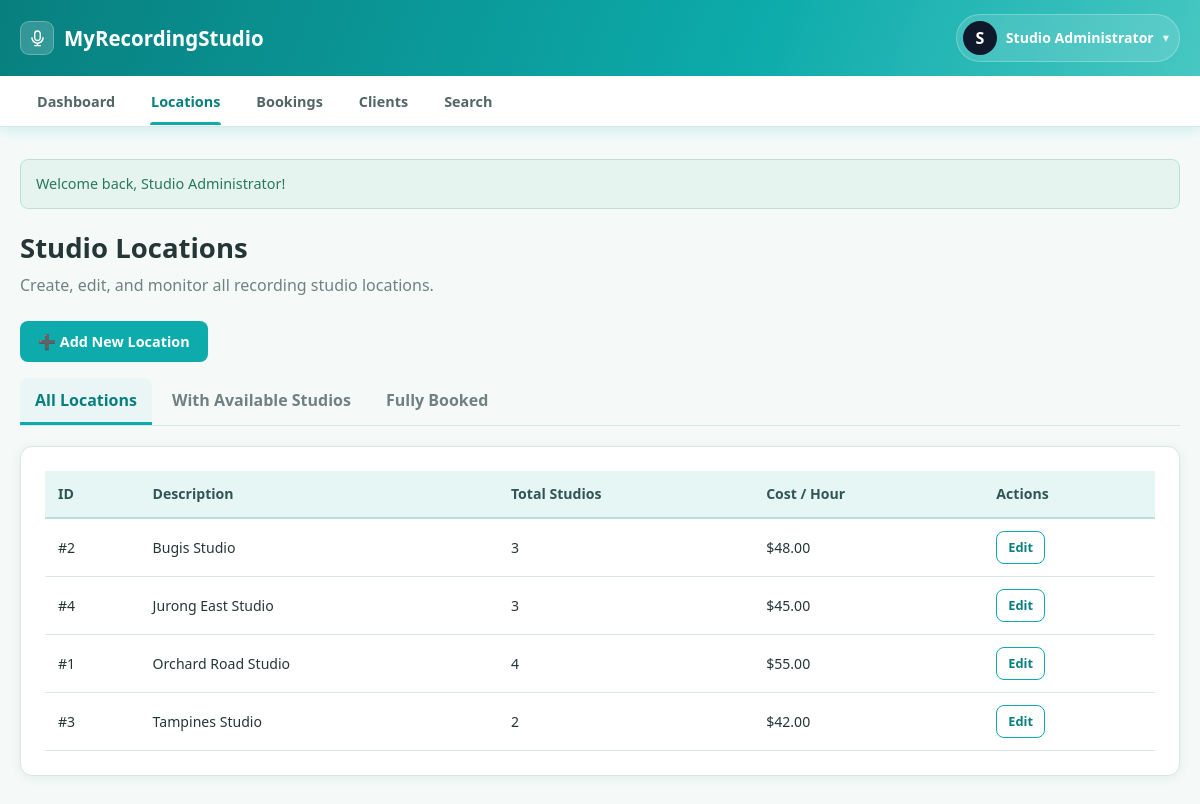
The page /admin/locations.php (signed in) on the database its author committed.
### tables this page shows
CREATE TABLE locations (
    location_id    INT AUTO_INCREMENT PRIMARY KEY,
    description    VARCHAR(255) NOT NULL,
    num_studios    INT NOT NULL,
    cost_per_hour  DECIMAL(8,2) NOT NULL,
    created_at     DATETIME NOT NULL DEFAULT CURRENT_TIMESTAMP,
    CONSTRAINT chk_num_studios CHECK (num_studios > 0),
    CONSTRAINT chk_cost CHECK (cost_per_hour > 0)
);

### includes/bootstrap.php (called while the page is built, shortened)
<?php
spl_autoload_register(function ($class) {
    $path = __DIR__ . '/../classes/' . $class . '.php';
});
require_once __DIR__ . '/functions.php';

### classes/Database.php (called while the page is built)
<?php
class Database
{
    private static ?Database $instance = null;
    private PDO $pdo;
    private function __construct()
    {
        $dsn = "mysql:host=" . DB_HOST . ";dbname=" . DB_NAME . ";charset=utf8mb4";
        try {
            $this->pdo = new PDO($dsn, DB_USER, DB_PASS, [
                PDO::ATTR_ERRMODE            => PDO::ERRMODE_EXCEPTION,
                PDO::ATTR_DEFAULT_FETCH_MODE => PDO::FETCH_ASSOC,
                PDO::ATTR_EMULATE_PREPARES   => false,
            ]);
        } catch (PDOException $e) {
            die("Database connection failed. Please check that MySQL is running in XAMPP "
                . "and that the database 'myrecordingstudio' has been imported. Error: " . $e->getMessage());
        }
    }
    public static function getInstance(): Database
    {
        if (self::$instance === null) {
            self::$instance = new Database();
        }
        return self::$instance;
    }
    public function getConnection(): PDO
    {
        return $this->pdo;
    }
}

### classes/User.php (called while the page is built, shortened)
<?php
class User
{
    protected PDO $db;
    public function __construct()
    {
        $this->db = Database::getInstance()->getConnection();
    }
    public function getById(int $userId): ?array
    {
        $stmt = $this->db->prepare("SELECT * FROM users WHERE user_id = :id");
        $stmt->execute([':id' => $userId]);
        $row = $stmt->fetch();
        return $row ?: null;
    }
}

### classes/Administrator.php (called while the page is built, shortened)
<?php
class Administrator extends User
{
    private Location $locationModel;
    public function __construct(int $userId)
    {
        $data = $this->getById($userId);
        $this->locationModel = new Location();
    }
    public function getAllLocations(): array
    {
        return $this->locationModel->getAll();
    }
}

### classes/Location.php (called while the page is built, shortened)
<?php
class Location
{
    private PDO $db;
    public function __construct()
    {
        $this->db = Database::getInstance()->getConnection();
    }
    public function getAll(): array
    {
        $stmt = $this->db->query("SELECT * FROM locations ORDER BY description ASC");
        return $stmt->fetchAll();
    }
}

### admin/locations.php (the view, shortened to what this page needs)
<?php
require_once __DIR__ . '/../includes/bootstrap.php';
$admin = new Administrator($_SESSION['user_id']);
$tab = $_GET['tab'] ?? 'all';
if ($tab === 'available') {
    $locations = $admin->getAvailableLocations();
} elseif ($tab === 'full') {
    $locations = $admin->getFullyBookedLocations();
} else {
    $tab = 'all';
    $locations = $admin->getAllLocations();
}
include __DIR__ . '/../includes/header.php';
?>
<div class="page-header">
    <h1>Studio Locations</h1>
    <p class="subtitle">Create, edit, and monitor all recording studio locations.</p>
</div>
<div class="btn-group" style="margin-bottom:16px;">
    <a href="location_form.php" class="btn btn-primary">➕ Add New Location</a>
</div>
<div class="tabs">
    <a href="?tab=all" class="<?= $tab === 'all' ? 'active' : '' ?>">All Locations</a>
    <a href="?tab=available" class="<?= $tab === 'available' ? 'active' : '' ?>">With Available Studios</a>
    <a href="?tab=full" class="<?= $tab === 'full' ? 'active' : '' ?>">Fully Booked</a>
</div>
<div class="card">
    <?php if (empty($locations)): ?>
        <div class="empty-state">No locations found in this view.</div>
    <?php else: ?>
        <div class="table-wrap">
        <table class="data-table">
            <thead>
                <tr><th>ID</th><th>Description</th><th>Total Studios</th><th>Cost / Hour</th>
                    <th>Actions</th></tr>
            </thead>
            <tbody>
            <?php foreach ($locations as $loc): ?>
                <tr>
                    <td>#<?= (int)$loc['location_id'] ?></td>
                    <td><?= e($loc['description']) ?></td>
                    <td><?= (int)$loc['num_studios'] ?></td>
                    <td><?= formatMoney($loc['cost_per_hour']) ?></td>
                    <td class="actions">
                        <a class="btn btn-sm btn-outline" href="location_form.php?id=<?= (int)$loc['location_id'] ?>">Edit</a>
                    </td>
                </tr>
            <?php endforeach; ?>
            </tbody>
        </table>
        </div>
    <?php endif; ?>
</div>
<?php include __DIR__ . '/../includes/footer.php'; ?>

### assets/css/style.css (style rules this page uses)
:root { --primary: #0DABAB; --primary-dark: #087F7F; --primary-soft: #E6F6F5; --danger: #C95656; --danger-soft: #F9E8E8; --warning: #C58A32; --warning-soft: #FBF1DF; --success: #2F8F72; --success-soft: #E6F4EF; --info: #397AA8; --info-soft: #E8F1F8; --bg: #F5FAF9; --card-bg: #FFFFFF; --text: #263535; --text-muted: #718080; --border: #D8E6E4; --radius: 12px; --shadow: 0 2px 12px rgba(38, 53, 53, 0.07); --shadow-hover: 0 8px 24px rgba(38, 53, 53, 0.12); }
* { box-sizing: border-box; }
html { scroll-behavior: smooth; }
body { margin: 0; font-family: "Segoe UI", Roboto, Helvetica, Arial, sans-serif; background: var(--bg); color: var(--text); line-height: 1.5; }
a { color: var(--primary-dark); text-decoration: none; }
.page-header { margin-bottom: 24px; }
.page-header h1 { margin: 0 0 5px; font-size: 1.72rem; }
.page-header p.subtitle { margin: 0; color: var(--text-muted); }
.card { background: var(--card-bg); border: 1px solid var(--border); border-radius: var(--radius); box-shadow: var(--shadow); padding: 24px; margin-bottom: 22px; }
.btn { display: inline-flex; align-items: center; justify-content: center; padding: 9px 17px; border: 1px solid transparent; border-radius: 8px; font-size: .9rem; font-weight: 650; cursor: pointer; text-align: center; transition: background .15s ease, border-color .15s ease, box-shadow .15s ease, transform .05s ease; }
.btn-primary { background: var(--primary); color: #fff; }
.btn-outline { background: #fff; color: var(--primary-dark); border-color: var(--primary); }
.btn-sm { padding: 6px 11px; font-size: .8rem; }
.btn-group { display: flex; gap: 8px; flex-wrap: wrap; }
.table-wrap { overflow-x: auto; }
table.data-table { width: 100%; border-collapse: collapse; font-size: .88rem; }
table.data-table th, table.data-table td { padding: 12px 13px; text-align: left; border-bottom: 1px solid var(--border); vertical-align: middle; }
table.data-table th { background: #E6F6F5; color: #315555; font-weight: 750; white-space: nowrap; border-bottom: 2px solid #B9DEDB; }
table.data-table td.actions { white-space: nowrap; }
.tabs { display: flex; gap: 5px; flex-wrap: wrap; margin-bottom: 20px; border-bottom: 1px solid var(--border); }
.tabs a { padding: 10px 15px; color: var(--text-muted); font-weight: 650; border-radius: 8px 8px 0 0; }
.tabs a.active { color: var(--primary-dark); border-bottom: 3px solid var(--primary); background: rgba(13,171,171,.05); }

### rows shown on the page
locations: location_id "2", description "Bugis Studio", num_studios "3", cost_per_hour "$48.00"
locations: location_id "4", description "Jurong East Studio", num_studios "3", cost_per_hour "$45.00"
locations: location_id "1", description "Orchard Road Studio", num_studios "4", cost_per_hour "$55.00"
locations: location_id "3", description "Tampines Studio", num_studios "2", cost_per_hour "$42.00"

### other values the page prints
$userInitial "S"
$userName "Studio Administrator"
$f['message'] "Welcome back, Studio Administrator!"
